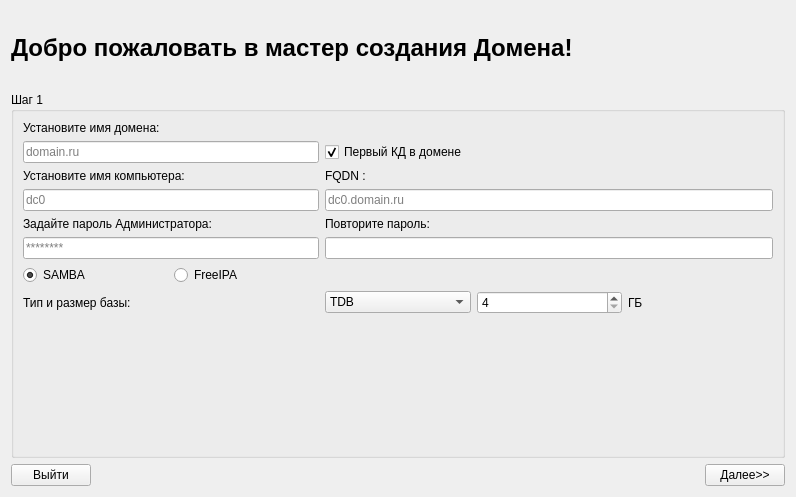
<?xml version="1.0" encoding="UTF-8"?>
<ui version="4.0">
 <class>Step1Page</class>
 <widget class="QWidget" name="Step1Page">
  <property name="geometry">
   <rect>
    <x>0</x>
    <y>0</y>
    <width>792</width>
    <height>497</height>
   </rect>
  </property>
  <property name="windowTitle">
   <string>Form</string>
  </property>
  <layout class="QGridLayout" name="gridLayout_2">
   <item row="2" column="0">
    <widget class="QPushButton" name="exitPushButton">
     <property name="text">
      <string>Выйти</string>
     </property>
    </widget>
   </item>
   <item row="0" column="0" colspan="3">
    <widget class="QLabel" name="label">
     <property name="sizePolicy">
      <sizepolicy hsizetype="Fixed" vsizetype="Fixed">
       <horstretch>0</horstretch>
       <verstretch>0</verstretch>
      </sizepolicy>
     </property>
     <property name="font">
      <font>
       <pointsize>18</pointsize>
       <weight>75</weight>
       <bold>true</bold>
      </font>
     </property>
     <property name="text">
      <string>Добро пожаловать в мастер создания Домена! </string>
     </property>
     <property name="margin">
      <number>3</number>
     </property>
    </widget>
   </item>
   <item row="1" column="0" colspan="4">
    <widget class="QGroupBox" name="groupBox">
     <property name="sizePolicy">
      <sizepolicy hsizetype="Expanding" vsizetype="Expanding">
       <horstretch>0</horstretch>
       <verstretch>0</verstretch>
      </sizepolicy>
     </property>
     <property name="font">
      <font>
       <weight>50</weight>
       <bold>false</bold>
      </font>
     </property>
     <property name="title">
      <string>Шаг 1</string>
     </property>
     <property name="flat">
      <bool>true</bool>
     </property>
     <property name="checkable">
      <bool>false</bool>
     </property>
     <layout class="QGridLayout" name="gridLayout">
      <item row="0" column="0" colspan="2">
       <widget class="QLabel" name="label_2">
        <property name="text">
         <string>Установите имя домена:</string>
        </property>
       </widget>
      </item>
      <item row="1" column="0" colspan="2">
       <widget class="QLineEdit" name="lineEdit">
        <property name="placeholderText">
         <string>domain.ru</string>
        </property>
       </widget>
      </item>
      <item row="1" column="2">
       <widget class="QCheckBox" name="firstDcCheckBox">
        <property name="text">
         <string>Первый КД в домене</string>
        </property>
        <property name="checked">
         <bool>true</bool>
        </property>
       </widget>
      </item>
      <item row="2" column="0" colspan="2">
       <widget class="QLabel" name="label_3">
        <property name="text">
         <string>Установите имя компьютера:</string>
        </property>
       </widget>
      </item>
      <item row="2" column="2">
       <widget class="QLabel" name="label_4">
        <property name="text">
         <string>FQDN :</string>
        </property>
       </widget>
      </item>
      <item row="3" column="0" colspan="2">
       <widget class="QLineEdit" name="lineEdit_2">
        <property name="placeholderText">
         <string>dc0</string>
        </property>
       </widget>
      </item>
      <item row="3" column="2" colspan="3">
       <widget class="QLineEdit" name="lineEdit_3">
        <property name="readOnly">
         <bool>true</bool>
        </property>
        <property name="placeholderText">
         <string>dc0.domain.ru</string>
        </property>
       </widget>
      </item>
      <item row="4" column="0" colspan="2">
       <widget class="QLabel" name="label_5">
        <property name="text">
         <string>Задайте пароль Администратора:</string>
        </property>
       </widget>
      </item>
      <item row="4" column="2">
       <widget class="QLabel" name="label_6">
        <property name="text">
         <string>Повторите пароль:</string>
        </property>
       </widget>
      </item>
      <item row="5" column="0" colspan="2">
       <widget class="QLineEdit" name="lineEdit_4">
        <property name="placeholderText">
         <string>********</string>
        </property>
       </widget>
      </item>
      <item row="5" column="2" colspan="3">
       <widget class="QLineEdit" name="lineEdit_5"/>
      </item>
      <item row="6" column="0">
       <widget class="QRadioButton" name="radioButton">
        <property name="text">
         <string>SAMBA</string>
        </property>
        <property name="checked">
         <bool>true</bool>
        </property>
       </widget>
      </item>
      <item row="6" column="1">
       <widget class="QRadioButton" name="radioButton_2">
        <property name="text">
         <string>FreeIPA</string>
        </property>
       </widget>
      </item>
      <item row="7" column="0" colspan="2">
       <widget class="QLabel" name="label_8">
        <property name="text">
         <string>Тип и размер базы:</string>
        </property>
       </widget>
      </item>
      <item row="7" column="2">
       <widget class="QComboBox" name="comboBox">
        <item>
         <property name="text">
          <string>TDB</string>
         </property>
        </item>
        <item>
         <property name="text">
          <string>LDB</string>
         </property>
        </item>
       </widget>
      </item>
      <item row="7" column="3">
       <widget class="QSpinBox" name="spinBox">
        <property name="minimum">
         <number>4</number>
        </property>
        <property name="maximum">
         <number>32</number>
        </property>
       </widget>
      </item>
      <item row="7" column="4">
       <widget class="QLabel" name="label_7">
        <property name="text">
         <string>ГБ</string>
        </property>
       </widget>
      </item>
      <item row="8" column="0" colspan="5">
       <spacer name="verticalSpacer">
        <property name="orientation">
         <enum>Qt::Vertical</enum>
        </property>
        <property name="sizeHint" stdset="0">
         <size>
          <width>750</width>
          <height>10</height>
         </size>
        </property>
       </spacer>
      </item>
     </layout>
    </widget>
   </item>
   <item row="2" column="1">
    <spacer name="horizontalSpacer">
     <property name="orientation">
      <enum>Qt::Horizontal</enum>
     </property>
     <property name="sizeHint" stdset="0">
      <size>
       <width>538</width>
       <height>20</height>
      </size>
     </property>
    </spacer>
   </item>
   <item row="0" column="3">
    <widget class="QLabel" name="label_9">
     <property name="sizePolicy">
      <sizepolicy hsizetype="Fixed" vsizetype="Fixed">
       <horstretch>0</horstretch>
       <verstretch>0</verstretch>
      </sizepolicy>
     </property>
     <property name="minimumSize">
      <size>
       <width>75</width>
       <height>75</height>
      </size>
     </property>
     <property name="maximumSize">
      <size>
       <width>50</width>
       <height>50</height>
      </size>
     </property>
     <property name="frameShape">
      <enum>QFrame::NoFrame</enum>
     </property>
     <property name="text">
      <string/>
     </property>
     <property name="pixmap">
      <pixmap>logo.png</pixmap>
     </property>
     <property name="scaledContents">
      <bool>true</bool>
     </property>
    </widget>
   </item>
   <item row="2" column="3">
    <widget class="QPushButton" name="nextPushButton">
     <property name="text">
      <string>Далее&gt;&gt;</string>
     </property>
    </widget>
   </item>
  </layout>
 </widget>
 <resources/>
 <connections/>
</ui>
